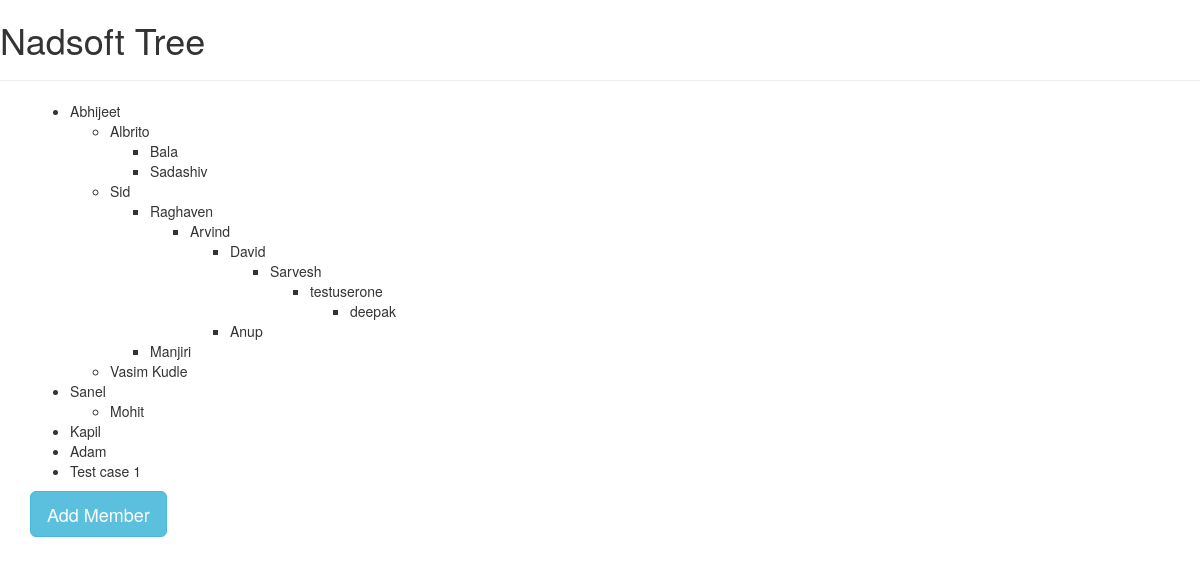
The page / on the database its author committed.
### tables this page shows
CREATE TABLE `Members` (
  `id` int NOT NULL,
  `CreatedDate` datetime NOT NULL DEFAULT CURRENT_TIMESTAMP,
  `Name` varchar(50) NOT NULL,
  `ParentId` int NOT NULL
);

### Model/Database.php (the view, shortened to what this page needs)
<?php
class Database
{
    private $conn;
    public function initialize()
    {
        $dsn = 'mysql:host=localhost;dbname=Nadsoft';
        $username = 'root';
        $password = '';
        $options = array(
        PDO::ATTR_ERRMODE => PDO::ERRMODE_EXCEPTION,
        PDO::ATTR_DEFAULT_FETCH_MODE => PDO::FETCH_ASSOC
        );
        try {
            $this->conn = new PDO($dsn, $username, $password, $options);
        } catch (PDOException $e) {
            throw new Exception('Database Connection Error: ' . $e->getMessage());
        }
    }
    public function categoryTree($nameid)
    {
        $sql = "SELECT * FROM Members WHERE ParentId = :nameid";
        $stmt = $this->conn->prepare($sql);
        $stmt->bindParam(':nameid', $nameid, PDO::PARAM_INT);
        $stmt->execute();
        if ($stmt->rowCount() > 0) {
            echo '<ul>';
            while ($row = $stmt->fetch()) {
                echo '<li>' . $row['Name'];
                $this->categoryTree($row['id']);
                echo '</li>';
            }
            echo '</ul>';
        }
    }
}

### index.php (shortened to what this page needs)
<!DOCTYPE html>
<html lang="en">
<head>
  <link rel="stylesheet" href="https://maxcdn.bootstrapcdn.com/bootstrap/3.4.1/css/bootstrap.min.css">
</head>
<body>
<h1>Nadsoft Tree</h1><hr>
<div class="container">
  <div id="start">
    <?php
      require_once './Model/Database.php';
      $db = new Database();
      $db->initialize();
      $db->categoryTree(1);
    ?>
  </div>
  <button type="button" class="btn btn-info btn-lg" data-toggle="modal" data-target="#myModal">Add Member</button>
</div>
</body>
</html>

### rows shown on the page
members: Name "Abhijeet"
members: Name "Albrito"
members: Name "Bala"
members: Name "Sadashiv"
members: Name "Sid"
members: Name "Raghaven"
members: Name "Arvind"
members: Name "David"
members: Name "Sarvesh"
members: Name "testuserone"
members: Name "deepak"
members: Name "Anup"
members: Name "Manjiri"
members: Name "Vasim Kudle"
members: Name "Sanel"
members: Name "Mohit"
members: Name "Kapil"
members: Name "Adam"
members: Name "Test case 1"
